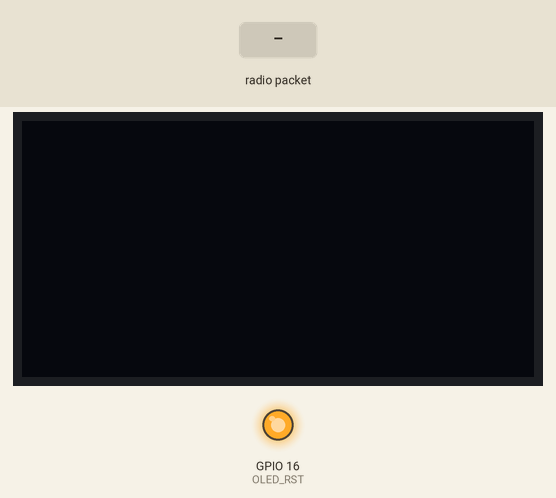
A sketch run on a simulated ESP8266 (NodeMCU). Shown: 128×64 one-colour display, output pins drawn as LEDs (lit = HIGH). The inputs (shaded band) are chosen by the test bench. The OLED is the two-colour kind (top 16 rows yellow); no radio packets arrive unless stated; what the sketch prints to the serial monitor is not drawn.

Above: at 2.2 s.
2.3 s: radio packet "1" arrives
At 4.4 s:
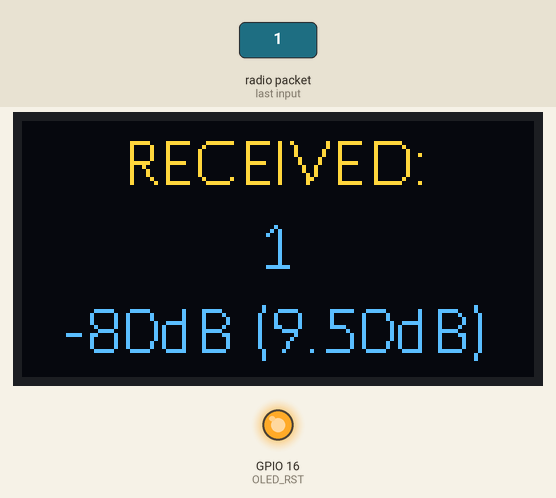
4.8 s: radio packet "0" arrives
At 5.6 s:
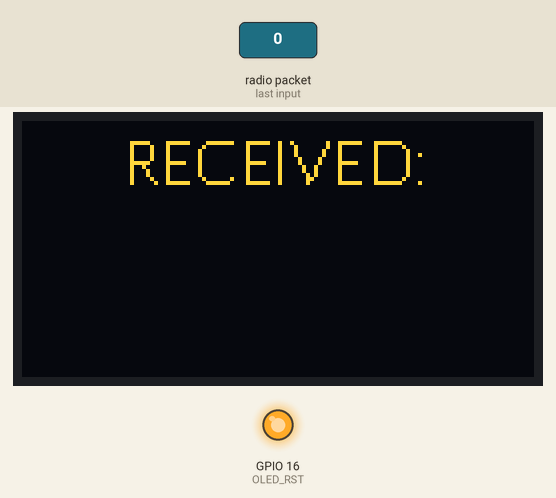
7.3 s: radio packet "2" arrives
At 9.4 s:
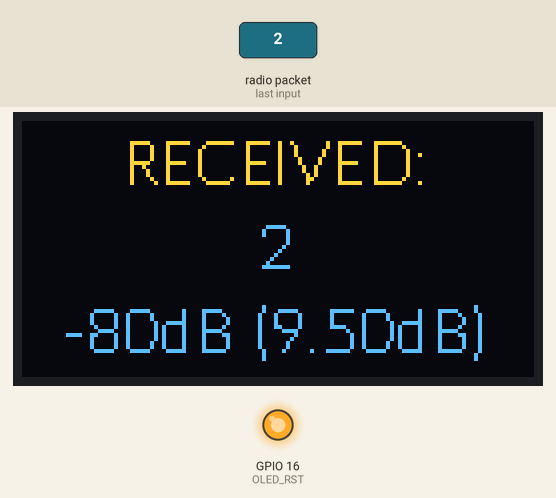
Timing chart, 0 to 10.9 s (numbered marks = the images above; inputs shaded):
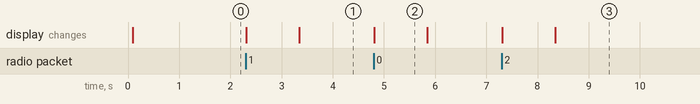

Measured:
- after the input at 2.3 s, the display: first changes at once (image 1 shows a later state)
- after the input at 4.8 s, the display: changes at once (image 2)
- after the input at 7.3 s, the display: first changes at once (image 3 shows a later state)
- what the display in image 2 shows lasts 1.0 s, from 4.8 s to 5.8 s

The sketch:

Receiver.ino
```cpp
#include <Arduino.h>
#include "font.h"

#include <Wire.h>
#include "SSD1306.h"

#include <SPI.h>
#include <LoRa.h>

#define OLED_ADDR 0x3C
#define OLED_SDA  4
#define OLED_SCL  15
#define OLED_RST  16

SSD1306 display(OLED_ADDR, OLED_SDA, OLED_SCL);

#define SX1278_SCK  5
#define SX1278_MISO 19
#define SX1278_MOSI 27
#define SX1278_CS   18
#define SX1278_RST  14
#define SX1278_IRQ  26

#define BAND 434500000.00
#define spreadingFactor 9
#define SignalBandwidth 31.25E3
#define preambleLength 8
#define codingRateDenominator 8

void setup()
{
  // Reset the display
  pinMode(OLED_RST, OUTPUT);
  digitalWrite(OLED_RST, LOW);
  delay(50);
  digitalWrite(OLED_RST, HIGH);

  // Initialize and wait for UART
  Serial.begin(115200);
  while (!Serial);

  // Initialize the display
  display.init();
  display.flipScreenVertically();
  display.setTextAlignment(TEXT_ALIGN_CENTER);

  // Start LoRa
  SPI.begin(SX1278_SCK, SX1278_MISO, SX1278_MOSI, SX1278_CS);
  LoRa.setPins(SX1278_CS, SX1278_RST, SX1278_IRQ);

  if(!LoRa.begin(BAND)) {
    Serial.println("Starting LoRa failed!");
    while(1);
  }

  Serial.println("LoRa started successful!");

  Serial.print("LoRa Frequency: ");
  Serial.print(BAND/1000000);
  Serial.println(" MHz");

  Serial.print("LoRa Spreading Factor: ");
  Serial.println(spreadingFactor);
  LoRa.setSpreadingFactor(spreadingFactor);

  Serial.print("LoRa Signal Bandwidth: ");
  Serial.println(SignalBandwidth);
  LoRa.setSignalBandwidth(SignalBandwidth);

  LoRa.setCodingRate4(codingRateDenominator);

  LoRa.setPreambleLength(preambleLength);

  // Print an empty line
  Serial.println();

  // Wait for a second
  delay(1000);
}

void loop()
{
  int packetSize = LoRa.parsePacket();
  if(packetSize)
  {
    Serial.println("Received packet!");

    display.clear();
    display.setFont(Lato_Hairline_16);
    display.drawString(63, 0, "RECEIVED:");
    display.display();

    while(LoRa.available())
    {
      String data = LoRa.readString();

      Serial.print("Content: ");
      Serial.println(data);

      display.drawString(63, 21, data);
      display.display();
    }

    Serial.print("RSSI: ");
    Serial.println(LoRa.packetRssi());
    Serial.print("SNR: ");
    Serial.println(LoRa.packetSnr());
    Serial.println();

    display.drawString(63, 42, (String)LoRa.packetRssi() + "dB (" + (String)LoRa.packetSnr() +"dB)");
    display.display();
  }
}
```

Source omitted: font.h (data table, 34767 bytes)
